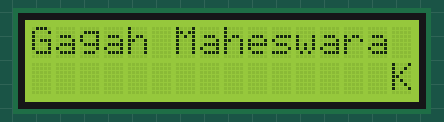
Bench run of a sketch on a simulated Arduino Uno, built with avr-gcc and run on an emulated ATmega328P. Parts: 16×2 character LCD.

Above: at 0.5 s.
At 1.29 s:
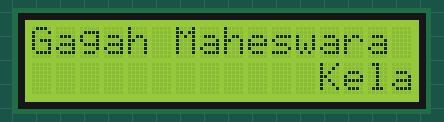
At 2.09 s:
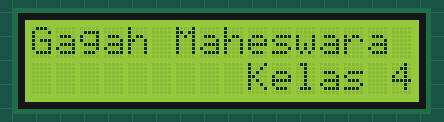
At 3.68 s:
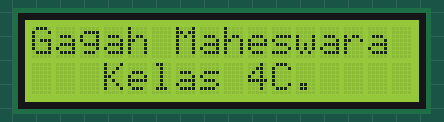
At 5.23 s:
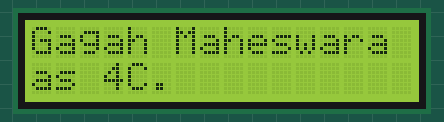
At 6.7 s:
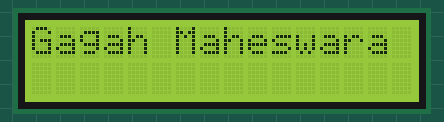

Measured:
- by itself, everything shown: repeats every 6.8 s, in 25 steps
- what the display in image 5 shows lasts 0.6 s, from 6.6 s to 7.2 s

The sketch:

lcd_message.ino
```cpp
#include <Wire.h>
#include <LiquidCrystal_I2C.h>

LiquidCrystal_I2C lcd(0x27, 16, 2);

void setup()
{
  lcd.init(); // initialize the lcd
  lcd.backlight();
  lcd.clear();
  lcd.home();
}

void loop() {
  lcd.home();
  lcd.print("Gagah Maheswara");
  scrollText(1, "Kelas 4C.", 250, 16);
}

void scrollText(int row, String message, int delayTime, int lcdColumns)
{
  for (int i = 0; i < lcdColumns; i++)
  {
    message = " " + message;
  }
  message = message + " ";
  for (int pos = 0; pos < message.length(); pos++)
  {
    lcd.setCursor(0, row);
    lcd.print(message.substring(pos, pos + lcdColumns));
    delay(delayTime);
  }
}
```
